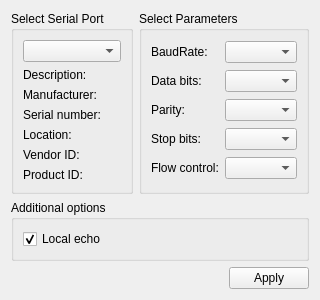
<?xml version="1.0" encoding="UTF-8"?>
<ui version="4.0">
 <class>SerialSettingsDialog</class>
 <widget class="QWidget" name="SerialSettingsDialog">
  <property name="geometry">
   <rect>
    <x>0</x>
    <y>0</y>
    <width>281</width>
    <height>272</height>
   </rect>
  </property>
  <property name="windowTitle">
   <string>Form</string>
  </property>
  <layout class="QGridLayout" name="gridLayout_5">
   <item row="0" column="0">
    <widget class="QGroupBox" name="selectBox">
     <property name="title">
      <string>Select Serial Port</string>
     </property>
     <layout class="QGridLayout" name="gridLayout_3">
      <item row="0" column="0">
       <widget class="QComboBox" name="serialPortInfoListBox_2"/>
      </item>
      <item row="1" column="0">
       <widget class="QLabel" name="descriptionLabel_2">
        <property name="text">
         <string>Description:</string>
        </property>
       </widget>
      </item>
      <item row="2" column="0">
       <widget class="QLabel" name="manufacturerLabel_2">
        <property name="text">
         <string>Manufacturer:</string>
        </property>
       </widget>
      </item>
      <item row="3" column="0">
       <widget class="QLabel" name="serialNumberLabel_2">
        <property name="text">
         <string>Serial number:</string>
        </property>
       </widget>
      </item>
      <item row="4" column="0">
       <widget class="QLabel" name="locationLabel_2">
        <property name="text">
         <string>Location:</string>
        </property>
       </widget>
      </item>
      <item row="5" column="0">
       <widget class="QLabel" name="vidLabel_2">
        <property name="text">
         <string>Vendor ID:</string>
        </property>
       </widget>
      </item>
      <item row="6" column="0">
       <widget class="QLabel" name="pidLabel_2">
        <property name="text">
         <string>Product ID:</string>
        </property>
       </widget>
      </item>
     </layout>
    </widget>
   </item>
   <item row="0" column="1">
    <widget class="QGroupBox" name="parametersBox">
     <property name="title">
      <string>Select Parameters</string>
     </property>
     <layout class="QGridLayout" name="gridLayout_4">
      <item row="0" column="0">
       <widget class="QLabel" name="baudRateLabel_2">
        <property name="text">
         <string>BaudRate:</string>
        </property>
       </widget>
      </item>
      <item row="0" column="1">
       <widget class="QComboBox" name="baudRateBox_2"/>
      </item>
      <item row="1" column="0">
       <widget class="QLabel" name="dataBitsLabel_2">
        <property name="text">
         <string>Data bits:</string>
        </property>
       </widget>
      </item>
      <item row="1" column="1">
       <widget class="QComboBox" name="dataBitsBox_2"/>
      </item>
      <item row="2" column="0">
       <widget class="QLabel" name="parityLabel_2">
        <property name="text">
         <string>Parity:</string>
        </property>
       </widget>
      </item>
      <item row="2" column="1">
       <widget class="QComboBox" name="parityBox_2"/>
      </item>
      <item row="3" column="0">
       <widget class="QLabel" name="stopBitsLabel_2">
        <property name="text">
         <string>Stop bits:</string>
        </property>
       </widget>
      </item>
      <item row="3" column="1">
       <widget class="QComboBox" name="stopBitsBox_2"/>
      </item>
      <item row="4" column="0">
       <widget class="QLabel" name="flowControlLabel_2">
        <property name="text">
         <string>Flow control:</string>
        </property>
       </widget>
      </item>
      <item row="4" column="1">
       <widget class="QComboBox" name="flowControlBox_2"/>
      </item>
     </layout>
    </widget>
   </item>
   <item row="1" column="0" colspan="2">
    <widget class="QGroupBox" name="additionalOptionsGroupBox">
     <property name="title">
      <string>Additional options</string>
     </property>
     <layout class="QVBoxLayout" name="verticalLayout_2">
      <item>
       <widget class="QCheckBox" name="localEchoCheckBox_2">
        <property name="text">
         <string>Local echo</string>
        </property>
        <property name="checked">
         <bool>true</bool>
        </property>
       </widget>
      </item>
     </layout>
    </widget>
   </item>
   <item row="2" column="0" colspan="2">
    <layout class="QHBoxLayout" name="horizontalLayout_2">
     <item>
      <spacer name="horizontalSpacer_2">
       <property name="orientation">
        <enum>Qt::Horizontal</enum>
       </property>
       <property name="sizeHint" stdset="0">
        <size>
         <width>96</width>
         <height>20</height>
        </size>
       </property>
      </spacer>
     </item>
     <item>
      <widget class="QPushButton" name="applyButton_2">
       <property name="text">
        <string>Apply</string>
       </property>
      </widget>
     </item>
    </layout>
   </item>
  </layout>
 </widget>
 <resources/>
 <connections/>
</ui>
